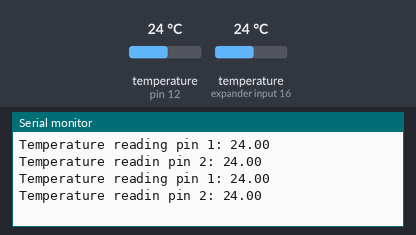
The sketch below on a simulated Arduino Uno, built with avr-gcc and run on an emulated ATmega328P. On the bench: the last lines printed to the serial monitor. The test bench sets the inputs (shaded band); at power-on: temperature (sensors on pin 12, expander input 16) 24 °C.

Above: at 7.3 s.
7.4 s: temperature (sensor on pin 12) set to 12 °C
At 13.2 s:
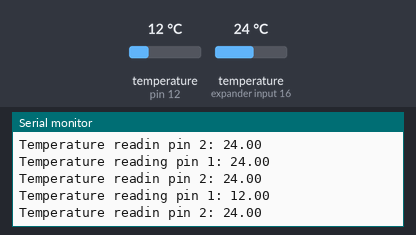
14.1 s: temperature (sensor on expander input 16) set to 12 °C
At 19.2 s:
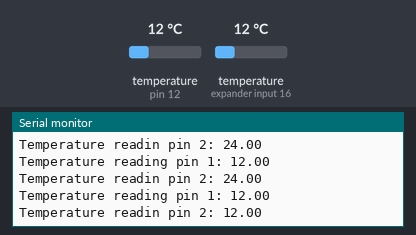
20.8 s: temperature (sensor on pin 12) set to 19 °C
At 25.2 s:
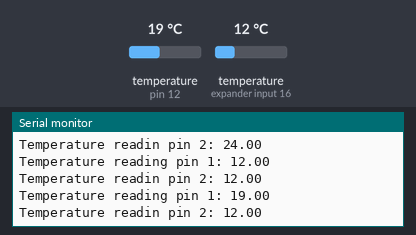
27.5 s: temperature (sensor on expander input 16) set to 19 °C
At 30.0 s:
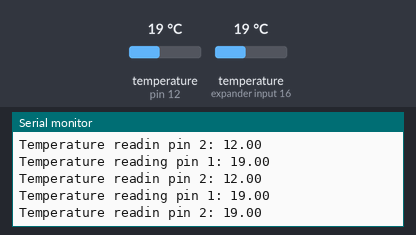
Timing chart, 0 to 31.5 s (numbered marks = the images above; inputs shaded):
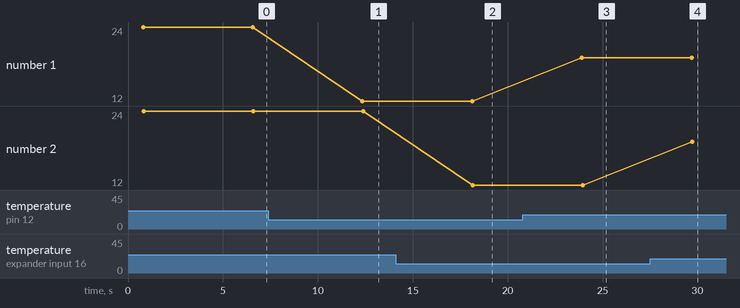

Measured:
- after the input at 7.4 s, the serial monitor: prints a new line after 4.9 s (image 1)
- after the input at 14.1 s, the serial monitor: prints a new line after 4.1 s (image 2)
- after the input at 20.8 s, the serial monitor: prints a new line after 3.1 s (image 3)
- after the input at 27.5 s, the serial monitor: prints a new line after 2.2 s (image 4)
- plotted number 1: 24 → 12 after the input at 7.4 s, 12 → 19 after the input at 20.8 s

The sketch:

temp_2sensors.ino
```cpp
//1-Wire Arduino sketch for DS18B20 waterproof temperature sensor

#include <OneWire.h>
#include <DallasTemperature.h>

float temp = 0.0;
float temp2 = 0.0;
int oneWireBus = 12;
OneWire oneWire(oneWireBus);
DallasTemperature sensors(&oneWire);

void setup() {
  Serial.begin(9600);
  Serial.println("1-Wire Arduino sketch for DS18B20 waterproof temperature sensor");
  sensors.begin();
}

void loop() {
  sensors.requestTemperatures();
  temp = sensors.getTempCByIndex(0);
  temp2 = sensors.getTempCByIndex(1);


  Serial.print("Temperature reading pin 1: ");
  Serial.println(temp);
  Serial.print("Temperature readin pin 2: ");
  Serial.println(temp2);

  delay(5000);
}
```
